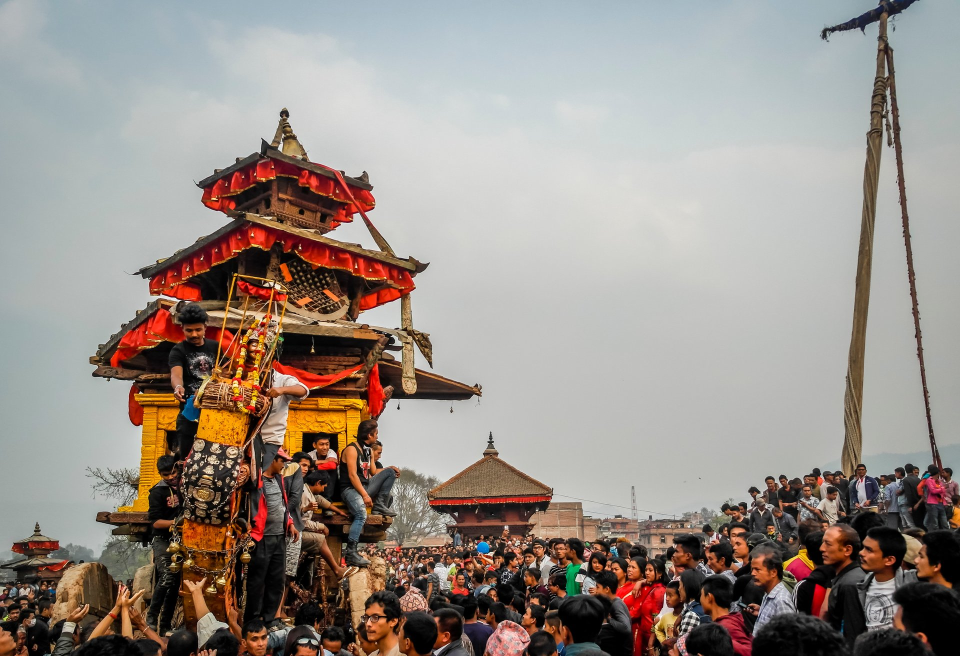
#> input picture E-com site index/images/biska2.webp, 1920 x 1312 px, given in place of the camera (shown at 1/2 size)
$ python virtual_background.py
#> lines starting #> are read from the running program, lines starting #| are printed output that depends on the picture; after the words box and inside, x2 and y2 are one past the last pixel; in counts of white or black regions, pixels touching at a corner belong together
import cv2
import numpy as np
def callback(x):
    pass

cap=cv2.VideoCapture(0)
cv2.namedWindow("image")
cv2.createTrackbar("LH","image",0,255,callback)
#> slider 'LH' is set to 51
cv2.createTrackbar("LS","image",0,255,callback)
#> slider 'LS' is set to 51
cv2.createTrackbar("LV","image",0,255,callback)
#> slider 'LV' is set to 51
cv2.createTrackbar("UH","image",255,255,callback)
cv2.createTrackbar("US","image",255,255,callback)
cv2.createTrackbar("UV","image",255,255,callback)
img=cv2.imread("smarties.png")
while(cap.isOpened()):
    ret,frame=cap.read()
#> frame is the input picture: shape (1312, 1920, 3); mean B, G, R 136, 142.8, 152.3
    if (ret==True):
        img=cv2.imread("computer_vision.jpg")
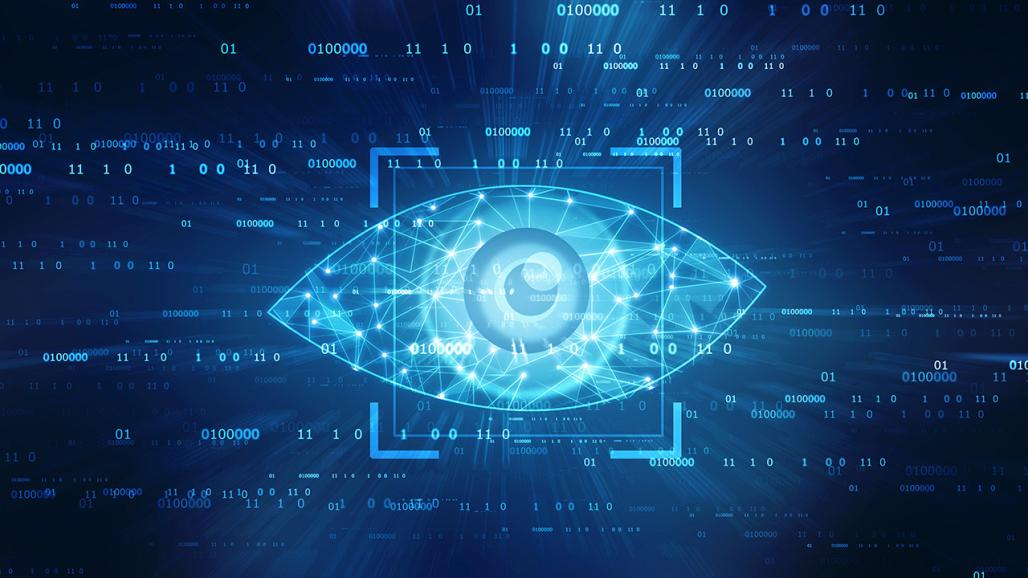
#> input picture Python/Opencv/Virtual Background/computer_vision.jpg, 1028 x 578 px
#> img is the input picture: shape (578, 1028, 3); mean B, G, R 103.9, 62.7, 21.7
        img=cv2.resize(img,(640,480))
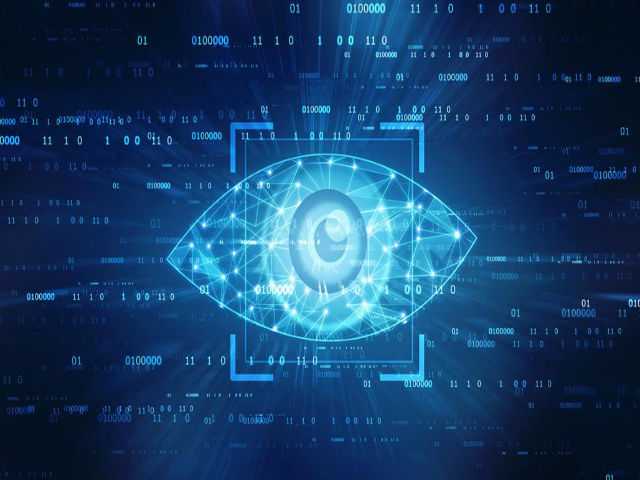
#> img: shape (480, 640, 3); mean B, G, R 103.8, 62.6, 21.6
  #  hsv=cv2.cvtColor(img,cv2.COLOR_BGR2HSV)
        lh=cv2.getTrackbarPos("LH","image")
        ls=cv2.getTrackbarPos("LS","image")
        lv=cv2.getTrackbarPos("LV","image")
        uh=cv2.getTrackbarPos("UH","image")
        us=cv2.getTrackbarPos("US","image")
        uv=cv2.getTrackbarPos("UV","image")
        lb=np.array([lh,ls,lv])
        ub=np.array([uh,us,uv])
        mask=cv2.inRange(frame,lb,ub)
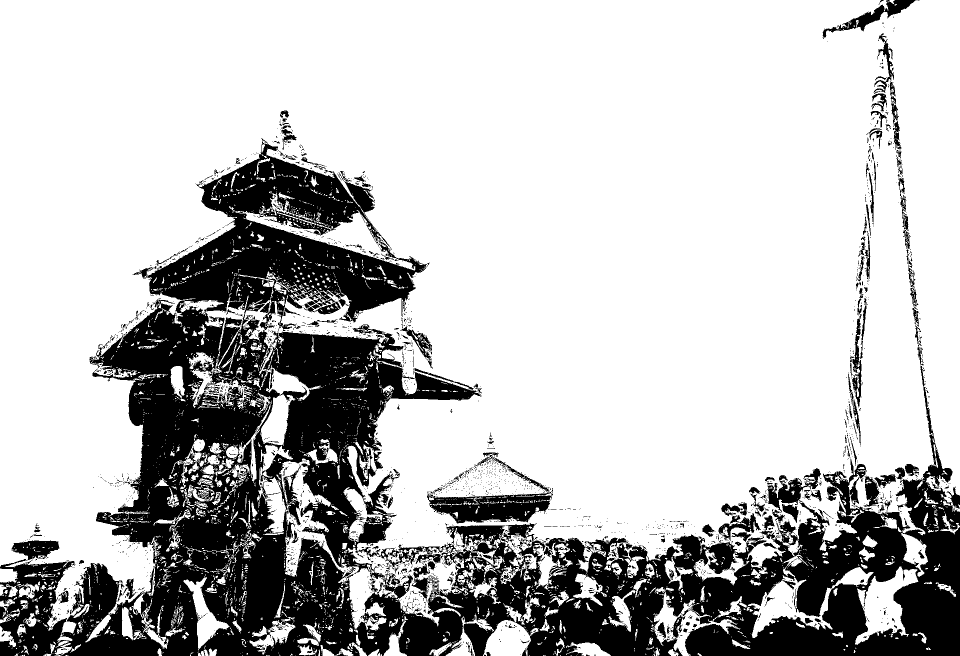
#> mask: shape (1312, 1920) (shown at 1/2 size); 74.6% white; 2634 black regions (2391 under 20 px), largest, box (x1, y1, x2, y2) and area: (0, 276, 1920, 1312) 585581, (854, 979, 1106, 1047) 9676, (1534, 936, 1642, 1025) 3145
        res=cv2.bitwise_and(frame,frame,mask=mask)
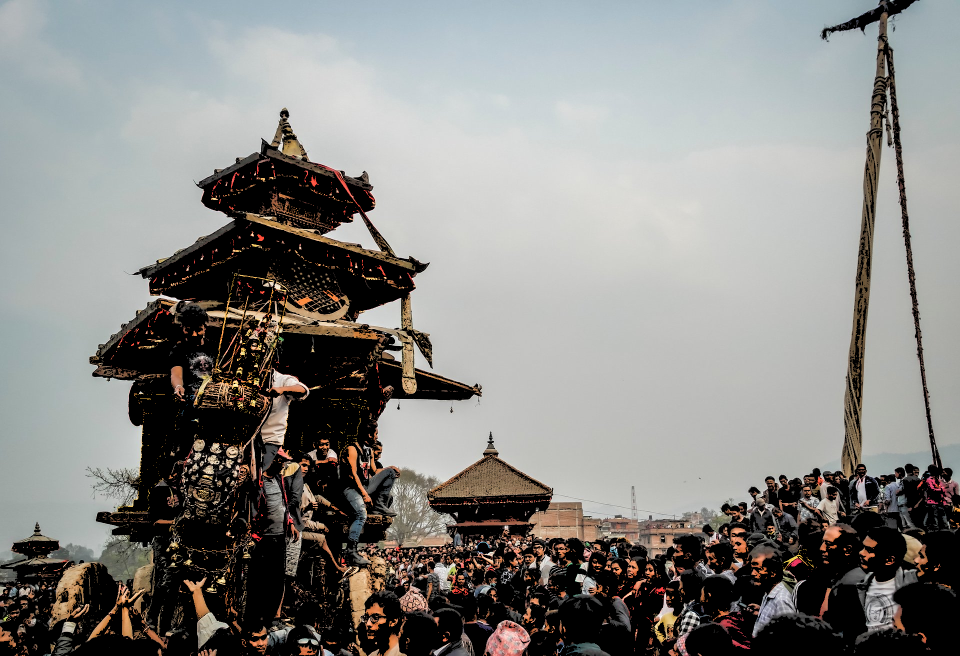
#> res: shape (1312, 1920, 3) (shown at 1/2 size); mean B, G, R 131.2, 134.1, 134.7
        point=np.where(res==0)
#> (the run stopped early here; a loop or call above may not have finished)
